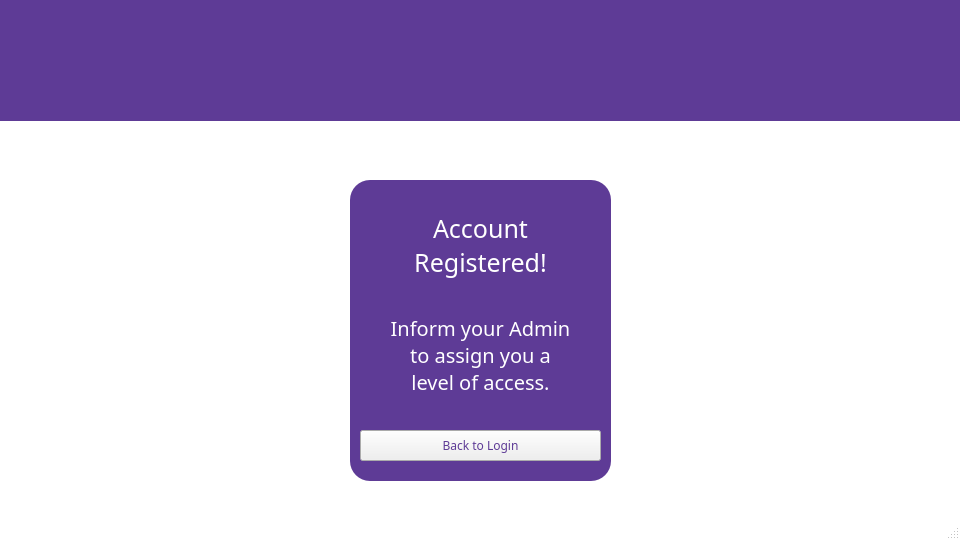
<?xml version="1.0" encoding="UTF-8"?>
<ui version="4.0">
 <class>MainWindow</class>
 <widget class="QMainWindow" name="MainWindow">
  <property name="geometry">
   <rect>
    <x>0</x>
    <y>0</y>
    <width>960</width>
    <height>540</height>
   </rect>
  </property>
  <property name="windowTitle">
   <string>MainWindow</string>
  </property>
  <property name="styleSheet">
   <string notr="true">QMainWindow
{
background:white;
}</string>
  </property>
  <widget class="QWidget" name="centralwidget">
   <widget class="QLabel" name="label">
    <property name="geometry">
     <rect>
      <x>360</x>
      <y>200</y>
      <width>241</width>
      <height>91</height>
     </rect>
    </property>
    <property name="font">
     <font>
      <family>Arial Black</family>
      <pointsize>19</pointsize>
     </font>
    </property>
    <property name="layoutDirection">
     <enum>Qt::LeftToRight</enum>
    </property>
    <property name="text">
     <string>&lt;html&gt;&lt;head/&gt;&lt;body&gt;&lt;p align=&quot;center&quot;&gt;&lt;span style=&quot; color:#ffffff;&quot;&gt;Account&lt;br/&gt;Registered!&lt;/span&gt;&lt;/p&gt;&lt;/body&gt;&lt;/html&gt;</string>
    </property>
    <property name="alignment">
     <set>Qt::AlignCenter</set>
    </property>
   </widget>
   <widget class="QLabel" name="label_2">
    <property name="geometry">
     <rect>
      <x>350</x>
      <y>310</y>
      <width>261</width>
      <height>91</height>
     </rect>
    </property>
    <property name="font">
     <font>
      <family>Arial Black</family>
      <pointsize>15</pointsize>
     </font>
    </property>
    <property name="text">
     <string>&lt;html&gt;&lt;head/&gt;&lt;body&gt;&lt;p align=&quot;center&quot;&gt;&lt;span style=&quot; color:#ffffff;&quot;&gt;Inform your Admin &lt;br/&gt;to assign you a &lt;br/&gt;level of access.&lt;/span&gt;&lt;/p&gt;&lt;/body&gt;&lt;/html&gt;</string>
    </property>
   </widget>
   <widget class="QPushButton" name="login">
    <property name="geometry">
     <rect>
      <x>360</x>
      <y>430</y>
      <width>241</width>
      <height>31</height>
     </rect>
    </property>
    <property name="font">
     <font>
      <family>Arial Black</family>
     </font>
    </property>
    <property name="styleSheet">
     <string notr="true">QPushButton
{
color:#5e3b96;
}</string>
    </property>
    <property name="text">
     <string>Back to Login</string>
    </property>
   </widget>
   <widget class="QLabel" name="label_3">
    <property name="geometry">
     <rect>
      <x>350</x>
      <y>180</y>
      <width>261</width>
      <height>301</height>
     </rect>
    </property>
    <property name="styleSheet">
     <string notr="true">QLabel
{
background: #5e3b96;
border-radius:20px;
}</string>
    </property>
    <property name="text">
     <string/>
    </property>
   </widget>
   <widget class="QLabel" name="BGviolet">
    <property name="geometry">
     <rect>
      <x>0</x>
      <y>0</y>
      <width>961</width>
      <height>121</height>
     </rect>
    </property>
    <property name="styleSheet">
     <string notr="true">QLabel
{
background: #5e3b96;
}</string>
    </property>
    <property name="text">
     <string/>
    </property>
   </widget>
   <widget class="QLabel" name="label_5">
    <property name="geometry">
     <rect>
      <x>60</x>
      <y>180</y>
      <width>49</width>
      <height>16</height>
     </rect>
    </property>
    <property name="text">
     <string/>
    </property>
   </widget>
   <widget class="QLabel" name="label_6">
    <property name="geometry">
     <rect>
      <x>260</x>
      <y>0</y>
      <width>421</width>
      <height>121</height>
     </rect>
    </property>
    <property name="text">
     <string/>
    </property>
    <property name="pixmap">
     <pixmap>../logos/logog.jpg</pixmap>
    </property>
    <property name="scaledContents">
     <bool>true</bool>
    </property>
   </widget>
   <zorder>label_3</zorder>
   <zorder>label</zorder>
   <zorder>label_2</zorder>
   <zorder>login</zorder>
   <zorder>BGviolet</zorder>
   <zorder>label_5</zorder>
   <zorder>label_6</zorder>
  </widget>
  <widget class="QMenuBar" name="menubar">
   <property name="geometry">
    <rect>
     <x>0</x>
     <y>0</y>
     <width>960</width>
     <height>22</height>
    </rect>
   </property>
  </widget>
  <widget class="QStatusBar" name="statusbar"/>
 </widget>
 <resources/>
 <connections/>
</ui>
